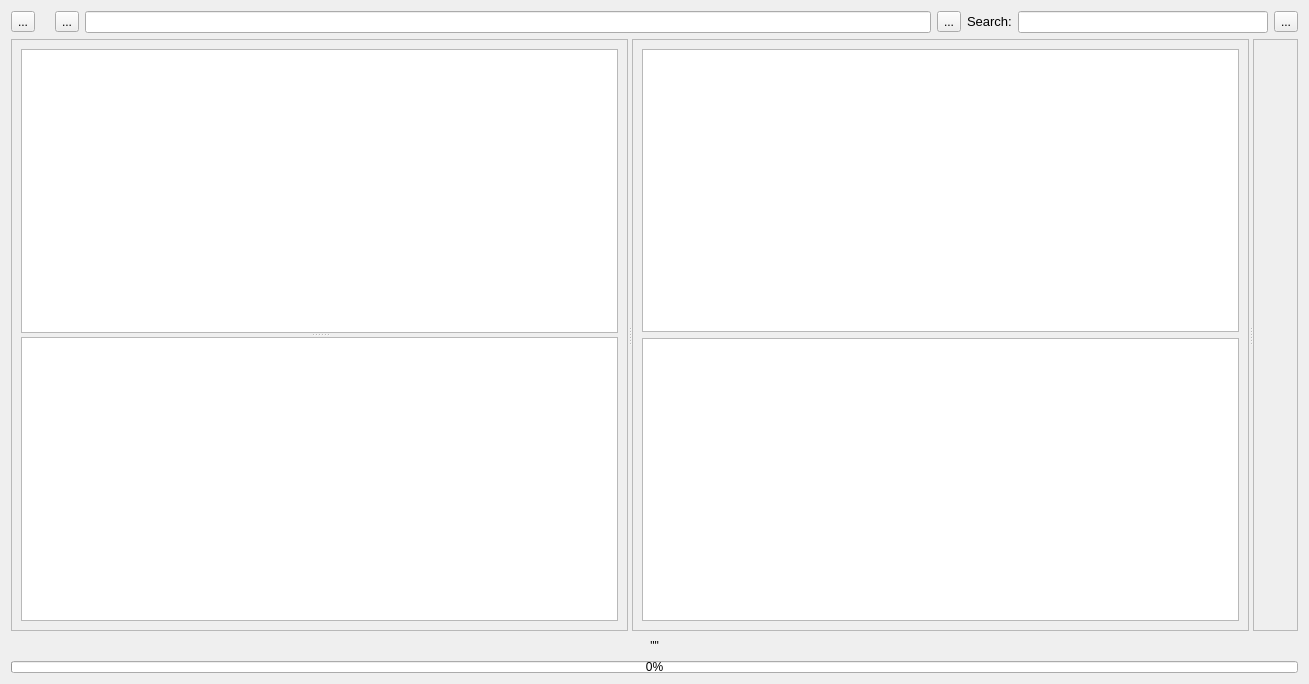
<?xml version="1.0" encoding="UTF-8"?>
<ui version="4.0">
 <class>Form</class>
 <widget class="QWidget" name="Form">
  <property name="enabled">
   <bool>true</bool>
  </property>
  <property name="geometry">
   <rect>
    <x>0</x>
    <y>0</y>
    <width>1309</width>
    <height>684</height>
   </rect>
  </property>
  <property name="windowTitle">
   <string>Form</string>
  </property>
  <property name="styleSheet">
   <string notr="true"/>
  </property>
  <layout class="QGridLayout" name="gridLayout_6">
   <item row="0" column="0">
    <layout class="QHBoxLayout" name="horizontalLayout">
     <property name="sizeConstraint">
      <enum>QLayout::SetDefaultConstraint</enum>
     </property>
     <item>
      <widget class="QToolButton" name="changeViewButt">
       <property name="focusPolicy">
        <enum>Qt::NoFocus</enum>
       </property>
       <property name="text">
        <string>...</string>
       </property>
      </widget>
     </item>
     <item>
      <widget class="QLabel" name="label">
       <property name="sizePolicy">
        <sizepolicy hsizetype="Preferred" vsizetype="Fixed">
         <horstretch>0</horstretch>
         <verstretch>0</verstretch>
        </sizepolicy>
       </property>
       <property name="font">
        <font>
         <pointsize>10</pointsize>
        </font>
       </property>
       <property name="text">
        <string/>
       </property>
      </widget>
     </item>
     <item>
      <widget class="QToolButton" name="previousDirButt">
       <property name="focusPolicy">
        <enum>Qt::NoFocus</enum>
       </property>
       <property name="text">
        <string>...</string>
       </property>
      </widget>
     </item>
     <item>
      <widget class="QLineEdit" name="currentFolderBox">
       <property name="focusPolicy">
        <enum>Qt::ClickFocus</enum>
       </property>
       <property name="clearButtonEnabled">
        <bool>true</bool>
       </property>
      </widget>
     </item>
     <item>
      <widget class="QToolButton" name="changeDirButt">
       <property name="focusPolicy">
        <enum>Qt::NoFocus</enum>
       </property>
       <property name="text">
        <string>...</string>
       </property>
      </widget>
     </item>
     <item>
      <widget class="QLabel" name="label_2">
       <property name="sizePolicy">
        <sizepolicy hsizetype="Preferred" vsizetype="Fixed">
         <horstretch>0</horstretch>
         <verstretch>0</verstretch>
        </sizepolicy>
       </property>
       <property name="font">
        <font>
         <pointsize>10</pointsize>
        </font>
       </property>
       <property name="text">
        <string>Search:</string>
       </property>
      </widget>
     </item>
     <item>
      <widget class="QLineEdit" name="searchBox">
       <property name="maximumSize">
        <size>
         <width>250</width>
         <height>16777215</height>
        </size>
       </property>
       <property name="focusPolicy">
        <enum>Qt::StrongFocus</enum>
       </property>
       <property name="clearButtonEnabled">
        <bool>true</bool>
       </property>
      </widget>
     </item>
     <item>
      <widget class="QToolButton" name="searchButt">
       <property name="focusPolicy">
        <enum>Qt::NoFocus</enum>
       </property>
       <property name="text">
        <string>...</string>
       </property>
      </widget>
     </item>
    </layout>
   </item>
   <item row="2" column="0">
    <layout class="QVBoxLayout" name="verticalLayout_2">
     <item>
      <widget class="QLabel" name="messages">
       <property name="maximumSize">
        <size>
         <width>16777215</width>
         <height>18</height>
        </size>
       </property>
       <property name="font">
        <font/>
       </property>
       <property name="styleSheet">
        <string notr="true"/>
       </property>
       <property name="text">
        <string>&quot;&quot;</string>
       </property>
       <property name="alignment">
        <set>Qt::AlignCenter</set>
       </property>
      </widget>
     </item>
     <item>
      <widget class="QProgressBar" name="progressBar">
       <property name="sizePolicy">
        <sizepolicy hsizetype="Expanding" vsizetype="Preferred">
         <horstretch>0</horstretch>
         <verstretch>0</verstretch>
        </sizepolicy>
       </property>
       <property name="maximumSize">
        <size>
         <width>16777215</width>
         <height>12</height>
        </size>
       </property>
       <property name="value">
        <number>0</number>
       </property>
      </widget>
     </item>
    </layout>
   </item>
   <item row="1" column="0">
    <layout class="QGridLayout" name="gridLayout">
     <item row="0" column="0">
      <widget class="QSplitter" name="v_splitter1">
       <property name="orientation">
        <enum>Qt::Horizontal</enum>
       </property>
       <widget class="QSplitter" name="v_splitter2">
        <property name="orientation">
         <enum>Qt::Horizontal</enum>
        </property>
        <widget class="QFrame" name="frame_1">
         <property name="frameShape">
          <enum>QFrame::StyledPanel</enum>
         </property>
         <property name="frameShadow">
          <enum>QFrame::Raised</enum>
         </property>
         <layout class="QGridLayout" name="gridLayout_2">
          <item row="0" column="0">
           <widget class="QSplitter" name="h_splitter">
            <property name="orientation">
             <enum>Qt::Vertical</enum>
            </property>
            <widget class="QListView" name="favourites">
             <property name="sizePolicy">
              <sizepolicy hsizetype="Expanding" vsizetype="Expanding">
               <horstretch>0</horstretch>
               <verstretch>0</verstretch>
              </sizepolicy>
             </property>
             <property name="minimumSize">
              <size>
               <width>256</width>
               <height>0</height>
              </size>
             </property>
             <property name="focusPolicy">
              <enum>Qt::NoFocus</enum>
             </property>
             <property name="contextMenuPolicy">
              <enum>Qt::CustomContextMenu</enum>
             </property>
             <property name="alternatingRowColors">
              <bool>false</bool>
             </property>
             <property name="selectionMode">
              <enum>QAbstractItemView::ExtendedSelection</enum>
             </property>
             <property name="textElideMode">
              <enum>Qt::ElideMiddle</enum>
             </property>
             <property name="viewMode">
              <enum>QListView::ListMode</enum>
             </property>
            </widget>
            <widget class="QTreeView" name="treeDirs">
             <property name="sizePolicy">
              <sizepolicy hsizetype="Expanding" vsizetype="Expanding">
               <horstretch>0</horstretch>
               <verstretch>0</verstretch>
              </sizepolicy>
             </property>
             <property name="minimumSize">
              <size>
               <width>256</width>
               <height>0</height>
              </size>
             </property>
             <property name="focusPolicy">
              <enum>Qt::NoFocus</enum>
             </property>
             <property name="contextMenuPolicy">
              <enum>Qt::CustomContextMenu</enum>
             </property>
             <property name="alternatingRowColors">
              <bool>false</bool>
             </property>
             <property name="selectionMode">
              <enum>QAbstractItemView::SingleSelection</enum>
             </property>
             <property name="textElideMode">
              <enum>Qt::ElideMiddle</enum>
             </property>
             <property name="uniformRowHeights">
              <bool>true</bool>
             </property>
             <property name="itemsExpandable">
              <bool>true</bool>
             </property>
             <property name="sortingEnabled">
              <bool>true</bool>
             </property>
             <property name="headerHidden">
              <bool>false</bool>
             </property>
            </widget>
           </widget>
          </item>
         </layout>
        </widget>
        <widget class="QFrame" name="frame_2">
         <property name="frameShape">
          <enum>QFrame::StyledPanel</enum>
         </property>
         <property name="frameShadow">
          <enum>QFrame::Raised</enum>
         </property>
         <layout class="QGridLayout" name="gridLayout_3">
          <item row="0" column="0">
           <layout class="QVBoxLayout" name="verticalLayout">
            <property name="leftMargin">
             <number>0</number>
            </property>
            <item>
             <widget class="QListView" name="iconFiles">
              <property name="focusPolicy">
               <enum>Qt::NoFocus</enum>
              </property>
              <property name="contextMenuPolicy">
               <enum>Qt::CustomContextMenu</enum>
              </property>
              <property name="defaultDropAction">
               <enum>Qt::IgnoreAction</enum>
              </property>
              <property name="selectionMode">
               <enum>QAbstractItemView::ExtendedSelection</enum>
              </property>
              <property name="iconSize">
               <size>
                <width>128</width>
                <height>128</height>
               </size>
              </property>
              <property name="textElideMode">
               <enum>Qt::ElideRight</enum>
              </property>
              <property name="movement">
               <enum>QListView::Static</enum>
              </property>
              <property name="flow">
               <enum>QListView::LeftToRight</enum>
              </property>
              <property name="isWrapping" stdset="0">
               <bool>true</bool>
              </property>
              <property name="resizeMode">
               <enum>QListView::Adjust</enum>
              </property>
              <property name="layoutMode">
               <enum>QListView::SinglePass</enum>
              </property>
              <property name="gridSize">
               <size>
                <width>200</width>
                <height>200</height>
               </size>
              </property>
              <property name="viewMode">
               <enum>QListView::IconMode</enum>
              </property>
              <property name="modelColumn">
               <number>0</number>
              </property>
              <property name="uniformItemSizes">
               <bool>false</bool>
              </property>
              <property name="wordWrap">
               <bool>true</bool>
              </property>
             </widget>
            </item>
            <item>
             <widget class="QTreeView" name="listFiles">
              <property name="sizePolicy">
               <sizepolicy hsizetype="MinimumExpanding" vsizetype="Expanding">
                <horstretch>0</horstretch>
                <verstretch>0</verstretch>
               </sizepolicy>
              </property>
              <property name="focusPolicy">
               <enum>Qt::NoFocus</enum>
              </property>
              <property name="contextMenuPolicy">
               <enum>Qt::CustomContextMenu</enum>
              </property>
              <property name="dragEnabled">
               <bool>false</bool>
              </property>
              <property name="selectionMode">
               <enum>QAbstractItemView::ExtendedSelection</enum>
              </property>
              <property name="rootIsDecorated">
               <bool>false</bool>
              </property>
              <property name="uniformRowHeights">
               <bool>true</bool>
              </property>
              <property name="itemsExpandable">
               <bool>false</bool>
              </property>
              <property name="sortingEnabled">
               <bool>true</bool>
              </property>
              <property name="wordWrap">
               <bool>false</bool>
              </property>
              <property name="expandsOnDoubleClick">
               <bool>false</bool>
              </property>
             </widget>
            </item>
           </layout>
          </item>
         </layout>
        </widget>
       </widget>
       <widget class="QFrame" name="infoFrame">
        <property name="sizePolicy">
         <sizepolicy hsizetype="Preferred" vsizetype="Preferred">
          <horstretch>0</horstretch>
          <verstretch>0</verstretch>
         </sizepolicy>
        </property>
        <property name="frameShape">
         <enum>QFrame::StyledPanel</enum>
        </property>
        <property name="frameShadow">
         <enum>QFrame::Raised</enum>
        </property>
        <layout class="QGridLayout" name="gridLayout_5">
         <item row="1" column="0">
          <layout class="QGridLayout" name="gridLayout_4"/>
         </item>
        </layout>
       </widget>
      </widget>
     </item>
    </layout>
   </item>
  </layout>
 </widget>
 <resources/>
 <connections/>
</ui>
